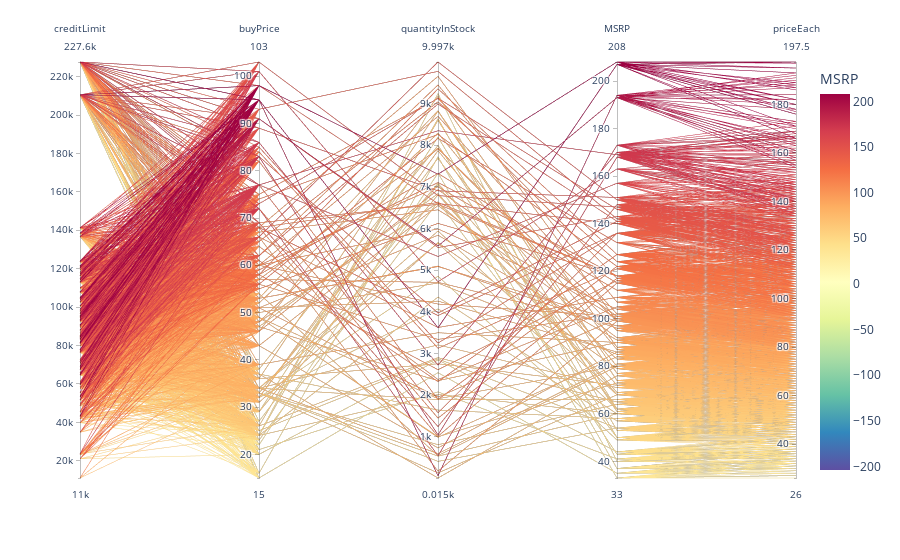

This figure's notebook cell:
### Code cell
import plotly.express as px

fig = px.parallel_coordinates(Df, color='MSRP',
                              dimensions=['creditLimit',  'buyPrice', 'quantityInStock', 'MSRP',  'priceEach' ],
                              color_continuous_scale=px.colors.diverging.Spectral_r,
                              color_continuous_midpoint=2)
fig.show()

### Figure 1 — Plotly figure (JSON) as saved in the notebook; plotly's stock layout.template omitted (floating-point values rounded to 4 significant figures; data arrays with more than 128 entries replaced by an {"elided": "..."} marker saying what was removed)
{"data": [{"dimensions": [{"label": "creditLimit", "values": {"elided": "12015 int values"}}, {"label": "buyPrice", "values": {"elided": "12015 int values"}}, {"label": "quantityInStock", "values": {"elided": "12015 int values"}}, {"label": "MSRP", "values": {"elided": "12015 int values"}}, {"label": "priceEach", "values": {"elided": "12015 float values"}}], "domain": {"x": [0, 1], "y": [0, 1]}, "line": {"color": {"elided": "12015 int values"}, "coloraxis": "coloraxis"}, "name": "", "type": "parcoords"}], "layout": {"coloraxis": {"cmid": 2, "colorbar": {"title": {"text": "MSRP"}}, "colorscale": [[0, "rgb(94,79,162)"], [0.1, "rgb(50,136,189)"], [0.2, "rgb(102,194,165)"], [0.3, "rgb(171,221,164)"], [0.4, "rgb(230,245,152)"], [0.5, "rgb(255,255,191)"], [0.6, "rgb(254,224,139)"], [0.7, "rgb(253,174,97)"], [0.8, "rgb(244,109,67)"], [0.9, "rgb(213,62,79)"], [1, "rgb(158,1,66)"]]}, "legend": {"tracegroupgap": 0}, "margin": {"t": 60}}}
